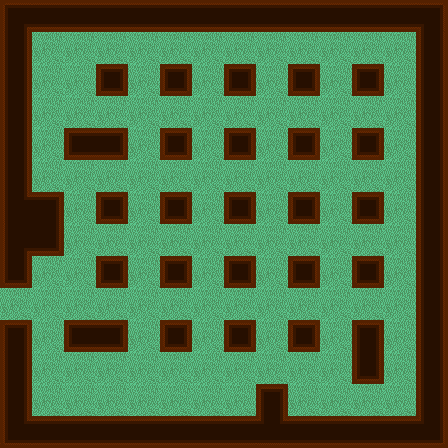

Rendered tile map (Tiled .tmx) drawn with the repository's tilesets; below, a short description and the map source with its tile grids summarised:
An orthogonal 14x14 tile map with 32x32 px tiles, 2 tile layers (moquette, Calque de Tile 1), 1 hidden layer not drawn, 3 tilesets, 1 image layer and 1 object (PlayerEntity).

<map version="1.0" orientation="orthogonal" width="14" height="14" tilewidth="32" tileheight="32">
 <tileset firstgid="1" name="min" tilewidth="32" tileheight="32">
  <image source="../tilesets/walls.png" width="256" height="192" />
 </tileset>
 <tileset firstgid="49" name="meta" tilewidth="32" tileheight="32">
  <image source="../tilesets/metaset2.png" width="128" height="96" />
  <tile id="0">
   <properties>
    <property name="type" value="wall" />
   </properties>
  </tile>
  <tile id="1">
   <properties>
    <property name="type" value="box" />
   </properties>
  </tile>
  <tile id="3">
   <properties>
    <property name="type" value="trap" />
   </properties>
  </tile>
 </tileset>
 <tileset firstgid="61" name="moquette" tilewidth="32" tileheight="32">
  <image source="../tilesets/moquette.png" width="96" height="192" />
 </tileset>
  <imagelayer name="Background" width="16" height="16">
  <image source="../images/background.png" />
 </imagelayer>
 <layer name="moquette" width="14" height="14">
  <data>[196 cells, 196 non-empty, 1 distinct tile ids]</data>
 </layer>
 <layer name="Calque de Tile 1" width="14" height="14">
  <data>[196 cells, 196 non-empty, 17 distinct tile ids]</data>
 </layer>
 <layer name="meta" width="14" height="14" visible="0">
  <data>[196 cells, 113 non-empty, 3 distinct tile ids]</data>
 </layer>
 <objectgroup color="#68bd17" name="Player" width="12" height="12">
  <object name="PlayerEntity" x="0" y="288" width="32" height="32">
   <properties>
    <property name="image" value="character" />
    <property name="spriteheight" value="32" />
    <property name="spritewidth" value="32" />
   </properties>
  </object>
 </objectgroup>
</map>
